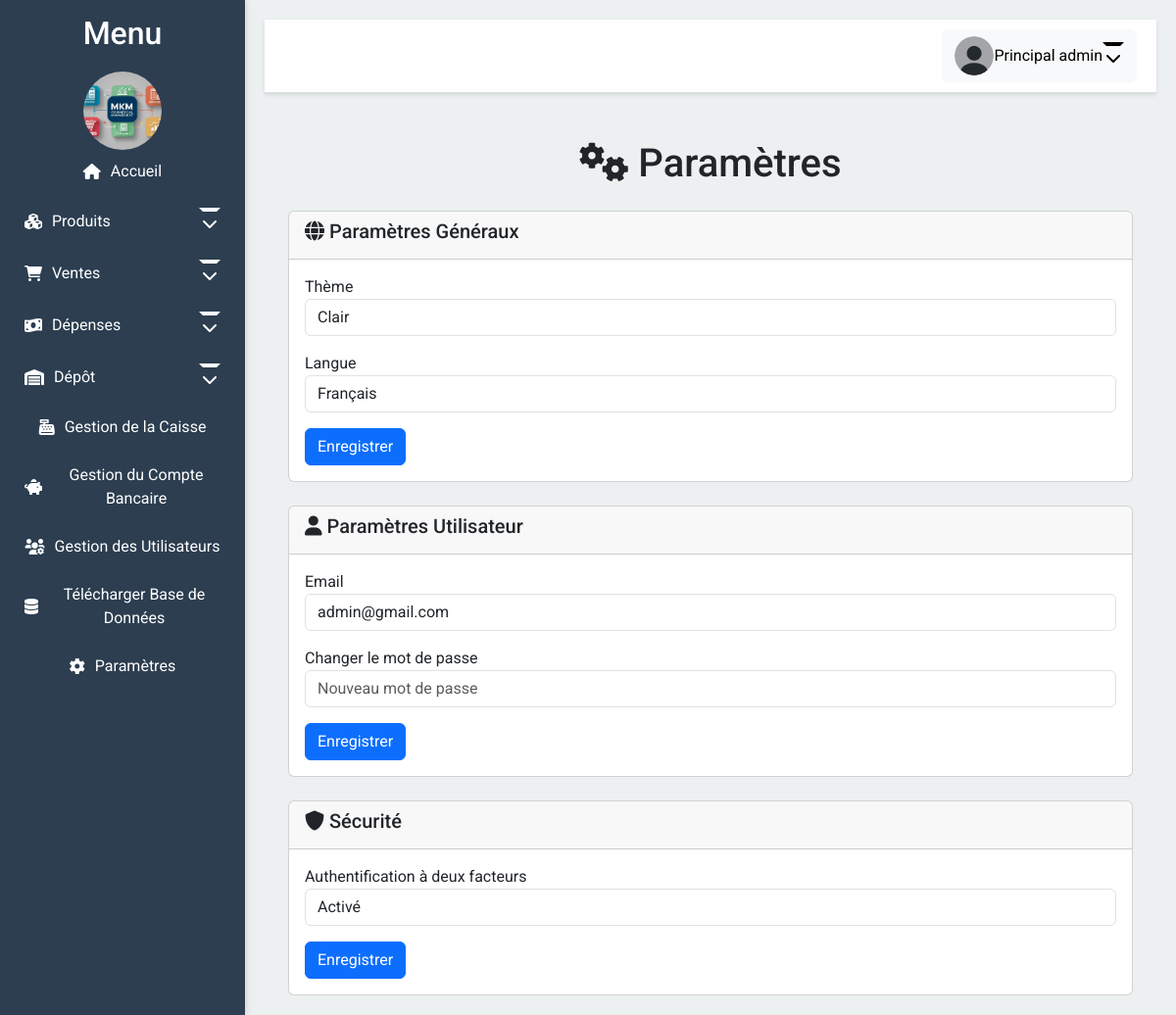
Page /parametres (signed in) on the committed database.
### app/models.py (models this page shows, shortened)
class User(UserMixin, db.Model):
    __tablename__ = 'user'  # Ajoutez cette ligne explicitement
    id = db.Column(db.Integer, primary_key=True)
    email = db.Column(db.String(100), unique=True, nullable=False)
    password = db.Column(db.String(100), nullable=False)
    firstname = db.Column(db.String(100), nullable=True)
    lastname = db.Column(db.String(100), nullable=True)
    photo = db.Column(db.String(200), nullable=True)
    role = db.Column(db.String(50), default='vendeur')
    permissions = db.Column(JSON, nullable=True)
    def is_admin(self):
        return self.role == 'admin'
    def has_permission(self, permission):
        if self.is_admin():
            return True
        return self.permissions and permission in self.permissions

### app/routes.py (the view)
@bp.route('/parametres')
@login_required
def parametres():
    return render_template('parametres.html')

### app/routes.py (called while the page is built)
@bp.context_processor
def inject_common_variables():
    common_vars = {'factures_credit_count': 0}
    try:
        if current_user.is_authenticated and hasattr(current_user, 'has_permission'):
            if current_user.has_permission('voir_historique_vente'):
                common_vars['factures_credit_count'] = Factures.query.filter(
                    Factures.montant_credit > 0
                ).count()
    except Exception as e:
        print(f"Error in context processor: {e}")
        common_vars['factures_credit_count'] = 0
    return common_vars

@login_manager.user_loader
def load_user(user_id):
    return User.query.get(int(user_id))

### app/templates/parametres.html (shortened to what this page needs)
{% extends "layout.html" %}
{% block content %}
<div class="container">
    <h1 class="mt-5 text-center"><i class="fas fa-cogs"></i> Paramètres</h1>
    <div class="card mt-4">
        <div class="card-header">
            <h5><i class="fas fa-globe"></i> Paramètres Généraux</h5>
        </div>
        <div class="card-body">
            <form>
                <div class="mb-3">
                    <label for="theme">Thème</label>
                    <select class="form-control" id="theme">
                        <option value="light">Clair</option>
                    </select>
                </div>
                <div class="mb-3">
                    <label for="language">Langue</label>
                    <select class="form-control" id="language">
                        <option value="fr">Français</option>
                    </select>
                </div>
                <button type="submit" class="btn btn-primary">Enregistrer</button>
            </form>
        </div>
    </div>
    <div class="card mt-4">
        <div class="card-header">
            <h5><i class="fas fa-user"></i> Paramètres Utilisateur</h5>
        </div>
        <div class="card-body">
            <form>
                <div class="mb-3">
                    <label for="email">Email</label>
                    <input type="email" class="form-control" id="email" value="{{ current_user.email }}">
                </div>
                <div class="mb-3">
                    <label for="password">Changer le mot de passe</label>
                    <input type="password" class="form-control" id="password" placeholder="Nouveau mot de passe">
                </div>
                <button type="submit" class="btn btn-primary">Enregistrer</button>
            </form>
        </div>
    </div>
    <div class="card mt-4">
        <div class="card-header">
            <h5><i class="fas fa-shield-alt"></i> Sécurité</h5>
        </div>
        <div class="card-body">
            <form>
                <div class="mb-3">
                    <label for="2fa">Authentification à deux facteurs</label>
                    <select class="form-control" id="2fa">
                        <option value="on">Activé</option>
                    </select>
                </div>
                <button type="submit" class="btn btn-primary">Enregistrer</button>
            </form>
        </div>
    </div>
</div>
{% endblock %}

### app/templates/layout.html (shortened to what this page needs)
<!DOCTYPE html>
<html lang="fr">
<head>
    <link href="{{ url_for('static', filename='css/bootstrap.min.css') }}" rel="stylesheet">
    <link href="{{ url_for('static', filename='css/all.min.css') }}" rel="stylesheet">
    <link href="{{ url_for('static', filename='css/style.css') }}" rel="stylesheet">
</head>
<body>
    <div class="sidebar" id="sidebar">
        <h2 style="text-align: center;">Menu</h2>
        <div class="logo-container" style="text-align: center; margin-top: 20px;">
            <img src="{{ url_for('static', filename='uploads/logo.png') }}" alt="Logo" style="width: 80px; height: 80px; border-radius: 50%; object-fit: cover;">
        </div>
        <a href="/" class="nav-link {% if request.endpoint == 'routes.index' %}active{% endif %}">
            <i class="fas fa-home"></i> <span>Accueil</span>
        </a>
        {% if current_user.is_authenticated %}
            {% if current_user.has_permission('gestion_produits') or current_user.has_permission('voir_stock_boutique') or current_user.has_permission('voir_stock_globale') %}
                <a href="#produits" class="nav-link dropdown-toggle" id="dropdown-produits">
                    <i class="fas fa-cubes"></i> <span>Produits</span>
                </a>
            {% endif %}
            {% if current_user.has_permission('gestion_ventes') or current_user.has_permission('voir_historique_vente') or current_user.has_permission('gestion_benefices') %}
                <a href="#ventes" class="nav-link dropdown-toggle" id="dropdown-ventes">
                    <i class="fas fa-shopping-cart"></i> <span>Ventes</span>
                </a>
            {% endif %}
            {% if current_user.has_permission('gestion_depenses_ordinaires') or current_user.has_permission('gestion_depenses_recurrentes') %}
                <a href="#depenses" class="nav-link dropdown-toggle" id="dropdown-depenses">
                    <i class="fas fa-money-bill-wave"></i> <span>Dépenses</span>
                </a>
            {% endif %}
            {% if current_user.has_permission('gestion_depot') or current_user.has_permission('voir_stock_depot') %}
                <a href="#depot" class="nav-link dropdown-toggle" id="dropdown-depot">
                    <i class="fas fa-warehouse"></i> <span>Dépôt</span>
                </a>
            {% endif %}
            {% if current_user.has_permission('gestion_caise') %}
                <a href="/gestion_caisse" class="nav-link {% if request.endpoint == 'routes.gestion_caisse' %}active{% endif %}">
                    <i class="fas fa-cash-register"></i> <span>Gestion de la Caisse</span>
                </a>
            {% endif %}
            {% if current_user.has_permission('gestion_banque') %}
                <a href="/gestion_compte_bancaire" class="nav-link {% if request.endpoint == 'routes.gestion_compte_bancaire' %}active{% endif %}">
                    <i class="fas fa-piggy-bank"></i> <span>Gestion du Compte Bancaire</span>
                </a>
            {% endif %}
            {% if current_user.has_permission('gestion_utilisateurs') %}
                <a href="/gestion_utilisateurs" class="nav-link {% if request.endpoint == 'routes.gestion_utilisateurs' %}active{% endif %}">
                    <i class="fas fa-users-cog"></i> <span>Gestion des Utilisateurs</span>
                </a>
            {% endif %}
            {% if current_user.has_permission('gestion_utilisateurs') %}
                <a href="{{ url_for('routes.telecharger_base_donnees') }}" class="nav-link">
                    <i class="fas fa-database"></i> <span>Télécharger Base de Données</span>
                </a>
            {% endif %}
            <a href="/parametres" class="nav-link {% if request.endpoint == 'routes.parametres' %}active{% endif %}">
                <i class="fas fa-cog"></i> <span>Paramètres</span>
            </a>
        {% endif %}
    </div>
    <div class="content">
        <div class="header">
            <div class="dropdown">
                {% if current_user.is_authenticated %}
                    <button class="btn btn-light dropdown-toggle" id="profileDropdown" data-bs-toggle="dropdown">
                        <img src="{{ url_for('static', filename=current_user.photo if current_user.photo else 'images/default.png') }}"
                             alt="Profile Picture" width="40" height="40" class="rounded-circle">
                        {{ current_user.firstname }} {{ current_user.lastname }}
                    </button>
                {% else %}
                    <a href="/login" class="btn btn-light">
                        <i class="fas fa-sign-in-alt"></i> Connexion
                    </a>
                {% endif %}
            </div>
        </div>
        <div class="container mt-5">
            {% block content %}{% endblock %}
        </div>
    </div>
</body>
</html>

### app/static/css/style.css (style rules this page uses)
body { display: flex; min-height: 100vh; flex-direction: column; margin: 0; background-color: #f8f9fa; font-family: 'Roboto', sans-serif; }
.sidebar { width: 250px; background-color: #2c3e50; color: white; padding: 15px; position: fixed; height: 100%; overflow-y: auto; transition: transform 0.3s ease-in-out; box-shadow: 2px 0 5px rgba(0, 0, 0, 0.1); z-index: 1000; text-align: center; }
.sidebar .nav-link { display: flex; align-items: center; justify-content: center; padding: 10px; color: white; text-decoration: none; transition: background-color 0.3s, padding-left 0.3s; border-radius: 5px; margin-bottom: 5px; }
.sidebar .nav-link i { margin-right: 10px; }
.content { margin-left: 250px; padding: 20px; flex-grow: 1; background-color: #ecf0f1; width: calc(100% - 250px); transition: margin-left 0.3s; }
.header { display: flex; justify-content: space-between; align-items: center; background-color: #ffffff; padding: 10px 20px; border-bottom: 1px solid #ddd; box-shadow: 0 2px 4px rgba(0, 0, 0, 0.1); }
.dropdown-toggle { cursor: pointer; display: flex; align-items: center; justify-content: center; }
.dropdown-toggle::after { content: '\f078'; font-family: "Font Awesome 5 Free"; font-weight: 900; margin-left: auto; transition: transform 0.3s ease; }
.container { max-width: 1200px; margin: 0 auto; }

### rows in the picture
User: firstname "Principal", lastname "admin", email "admin@gmail.com"
